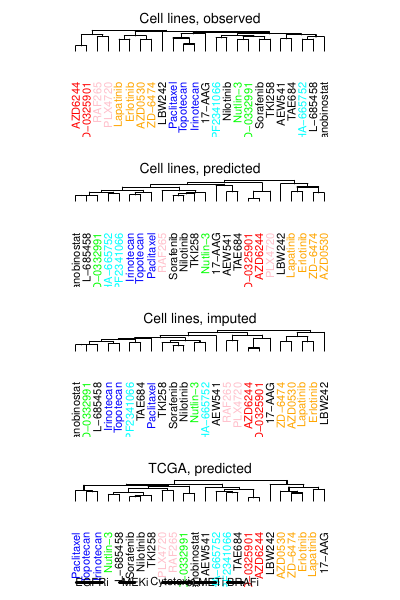

Write R code to recreate this figure.
setwd("/path/to/VAEN/Figure/Figure6")
library("gplots")

#############################################################################################################

load("../../result.EN/dr.CCLE/01/1.CCLE.model.list.RData")
ccle.model.list = model.list

obsd.ccle.mat = c()
for(k in 1:length(ccle.model.list)){
	res.list = ccle.model.list[[k]]
	drug = names(ccle.model.list)[k]
	Ys = res.list$Ys
	
	obsd.ccle.mat = cbind(obsd.ccle.mat, Ys[,1])
}
colnames(obsd.ccle.mat) = names(ccle.model.list)

apply(obsd.ccle.mat, 1, function(u)sum(u==-9)) -> check
obsd.ccle.mat = obsd.ccle.mat[check < 1, ]

### Plot 1
x = as.matrix(obsd.ccle.mat)
apply(x, 2, scale) -> x1
heatmap.2(x1, trace="none", col=bluered(75) ) -> h2.2

#############################################################################################################
### predicted CCLE

self.pred = read.table(  paste("../../result.EN/dr.CCLE/VAEN_CCLE.A.pred_CCLE.txt", sep=""), as.is=T, header=T, sep="\t")
dim(self.pred)
colnames(self.pred) -> dd
dd[dd=="X17.AAG"] = "17-AAG"
colnames(self.pred) = gsub("\\.", "-", dd)

apply(self.pred[, 2:ncol(self.pred)], 1, function(u)sum(u==-9)) -> check
self.pred = self.pred[check<1, ]

x = as.matrix(self.pred[, 2:25])
apply(x, 2, scale) -> x1
heatmap.2(x1, trace="none", col=bluered(75)) -> predCCLE.hm.2

#############################################################################################################
### imputed CCLE

self.pred = read.table(  paste("../../result.EN/dr.CCLE/VAEN_CCLE.A.pred_CCLE.full.txt", sep=""), as.is=T, header=T, sep="\t")
dim(self.pred)
colnames(self.pred) -> dd
dd[dd=="X17.AAG"] = "17-AAG"
colnames(self.pred) = gsub("\\.", "-", dd)

apply(self.pred[, 2:ncol(self.pred)], 1, function(u)sum(u==-9)) -> check
self.pred = self.pred[check<1, ]

x = as.matrix(self.pred[, 2:25])
apply(x, 2, scale) -> x1
heatmap.2(x1, trace="none", col=bluered(75)) -> imputed.CCLE.hm.2

#############################################################################################################
### predicted TCGA

drug.ccle = read.table(file="../../result.EN/dr.CCLE/VAEN_CCLE.A.pred_TCGA.txt", header=T, as.is=T, sep="\t")
colnames(drug.ccle) -> dd
dd[dd=="X17.AAG"] = "17-AAG"
colnames(drug.ccle) = gsub("\\.", "-", dd)

cancer.types = unique(drug.ccle[,2])
sample.type = substr(drug.ccle[,1], 14, 15)

cancer.drug.ccle = c()
for(ct in 1:length(cancer.types)){
	cancer = cancer.types[ct]
	
	type.code = "01"
	if(cancer == "LAML"){ type.code = "03" }
	if(cancer == "SKCM"){ type.code = "06" }
	
	blca.ccle = drug.ccle[which(drug.ccle[,2] == cancer & sample.type == type.code), ]
	cancer.drug.ccle = rbind(cancer.drug.ccle, blca.ccle)
}
ccle = cancer.drug.ccle


cc = read.table("../../DATA/TCGA.color.txt", as.is=T, sep="\t", comment.char="")
rowBar = rep("", nrow(ccle))
for(ct in 1:length(cancer.types)){
	cancer = cancer.types[ct]
	rowBar[which(ccle[,2]==cancer)] = cc[which(cc[,1]==cancer),2]
}

x = as.matrix(ccle[, 3:26])
apply(x, 2, scale) -> x1
heatmap.2(x1, trace="none", col=bluered(75), RowSideColors=rowBar) -> ccle.h.2

####################################################################################################################################

cc = rep("black", 24)
cc[which(colnames(obsd.ccle.mat)  %in% c("Lapatinib", "ZD-6474", "Erlotinib", "AZD0530") )] = "orange"
cc[which(colnames(obsd.ccle.mat)  %in% c("PD.0325901", "PD-0325901", "AZD6244") )] = "red"
cc[which(colnames(obsd.ccle.mat)  %in% c("RAF265", "PLX4720") )] = "pink"
cc[which(colnames(obsd.ccle.mat)  %in% c("PF2341066", "PHA-665752") )] = "cyan"
cc[which(colnames(obsd.ccle.mat)  %in% c("PD-0332991", "Nutlin-3") )] = "green"
cc[which(colnames(obsd.ccle.mat)  %in% c("Irinotecan", "Topotecan", "Paclitaxel") )] = "blue"
drug.cc = cc

library(ape)
pdf("6A.pdf", width=4, height=6)
par(mfrow=c(4,1), mar=c(1,5,2,5))
plot(as.phylo(as.hclust(h2.2$colDendrogram)), tip.color=drug.cc, direction="d", font=1, label.offset=0, cex=1, srt=-180, adj=1)
mtext("Cell lines, observed", cex=.8)

plot(as.phylo(as.hclust(predCCLE.hm.2$colDendrogram)), tip.color=drug.cc, direction="d", font=1, label.offset=0.5, cex=1, srt=-180, adj=1)
mtext("Cell lines, predicted", cex=.8)

plot(as.phylo(as.hclust(imputed.CCLE.hm.2$colDendrogram)), tip.color=drug.cc, direction="d", font=1, label.offset=0.5, cex=1, srt=-180, adj=1)
mtext("Cell lines, imputed", cex=.8)

plot(as.phylo(as.hclust(ccle.h.2$colDendrogram)), tip.color=drug.cc, direction="d", font=1, label.offset=0.5, cex=1, srt=-180, adj=1)
mtext("TCGA, predicted", cex=.8)

segments(1,1,3.5,1,lwd=2)
text(2.5,0.5,"EGFRi")

segments(5,1,6.5,1,lwd=2)
text(6.5,0.5,"MEKi")

segments(15,1,16.5,1,lwd=2)
text(16.5,0.5,"BRAFi")

segments(9,1,11.8,1,lwd=2)
text(10,0.5,"Cytotoxic")

segments(12,1,14,1,lwd=2)
text(13,0.5,"c-METi")

dev.off()


